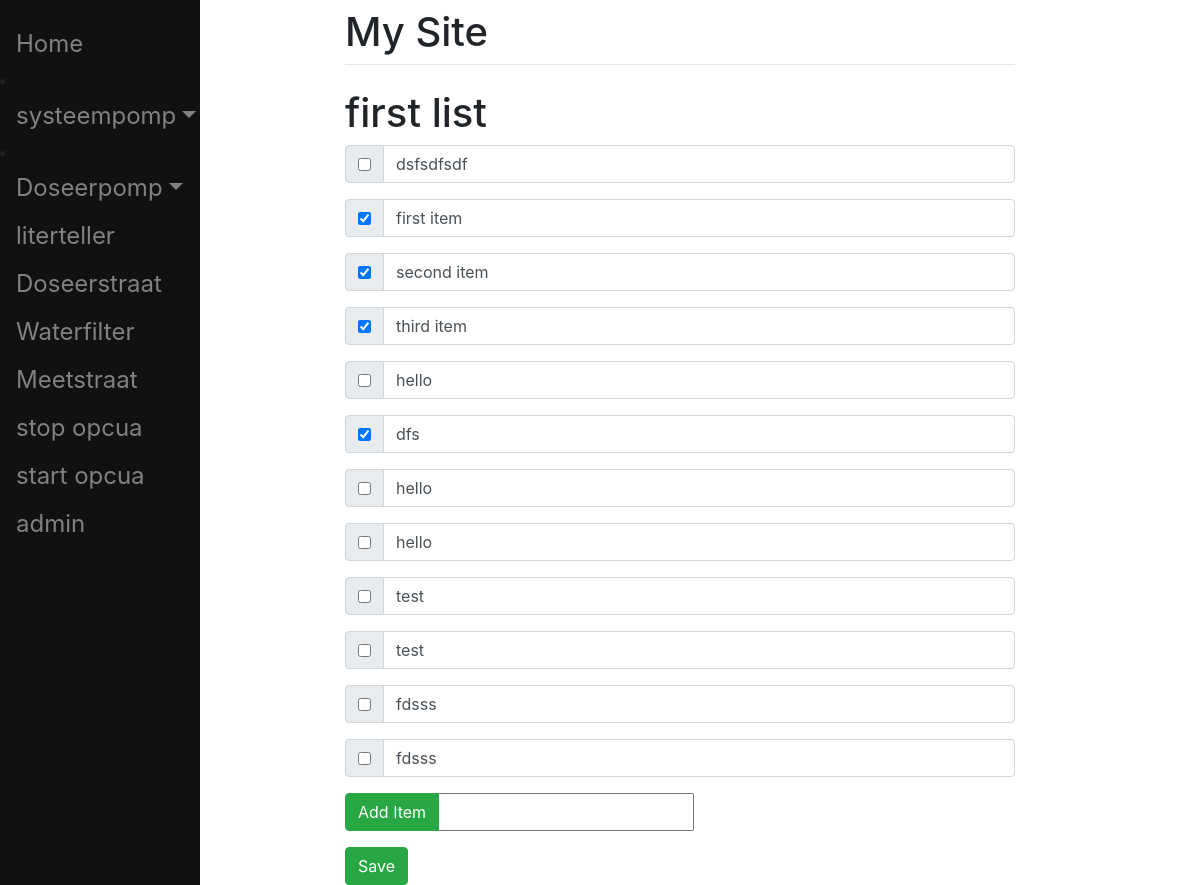
/2, run on the app's committed database.
### main/models.py (models this page shows, shortened)
class ToDoList(models.Model):
    name = models.CharField(max_length=200)

class Item(models.Model):
    todolist = models.ForeignKey(ToDoList, on_delete=models.CASCADE)
    text = models.CharField(max_length=300)
    complete = models.BooleanField()

### main/views.py (the view, shortened to what this page needs)
# urls.py: path("<int:id>", views.index, name = "index"),
def index(response,id):
    ls = ToDoList.objects.get(id=id)
    return render(response, "main/list.html",{"ls":ls})

### main/templates/main/list.html (shortened to what this page needs)
{% extends "main/Base.html" %}
{% block content %}
<h1> {{ls.name}} </h1>
<form method="POST" action="#">
    {% for item in ls.item_set.all %}
    <div class="input-group mb-3">
        <div class="input-group-prepend">
            <div class="input-group-text">
                {% if item.complete == True %}
                <input type="checkbox" , value="clicked" , name="c{{item.id}}" checked>
                {% else %}
                <input type="checkbox" , value="clicked" , name="c{{item.id}}">
                {% endif %}
            </div>
        </div>
        <input type="text" value="{{item.text}}" class="form-control">
    </div>
    {% endfor %}
    <div class="input-group mb-3">
        <div class="input-group-prepend">
            <button type="submit" , name="newItem" , value="newItem", class="btn btn-success">Add Item</button>
        </div>
        <input type="text" , name="new">
    </div>
    <button type="submit" , name="save" , value="save", class="btn btn-success">Save</button>
</form>
{% endblock %}

### data on the page
ToDoList: name "first list"
Item: text "dsfsdfsdf"
Item: text "first item"
Item: text "second item"
Item: text "third item"
Item: text "hello"
Item: text "dfs"
Item: text "hello"
Item: text "hello"
Item: text "test"
Item: text "test"
Item: text "fdsss"
Item: text "fdsss"
